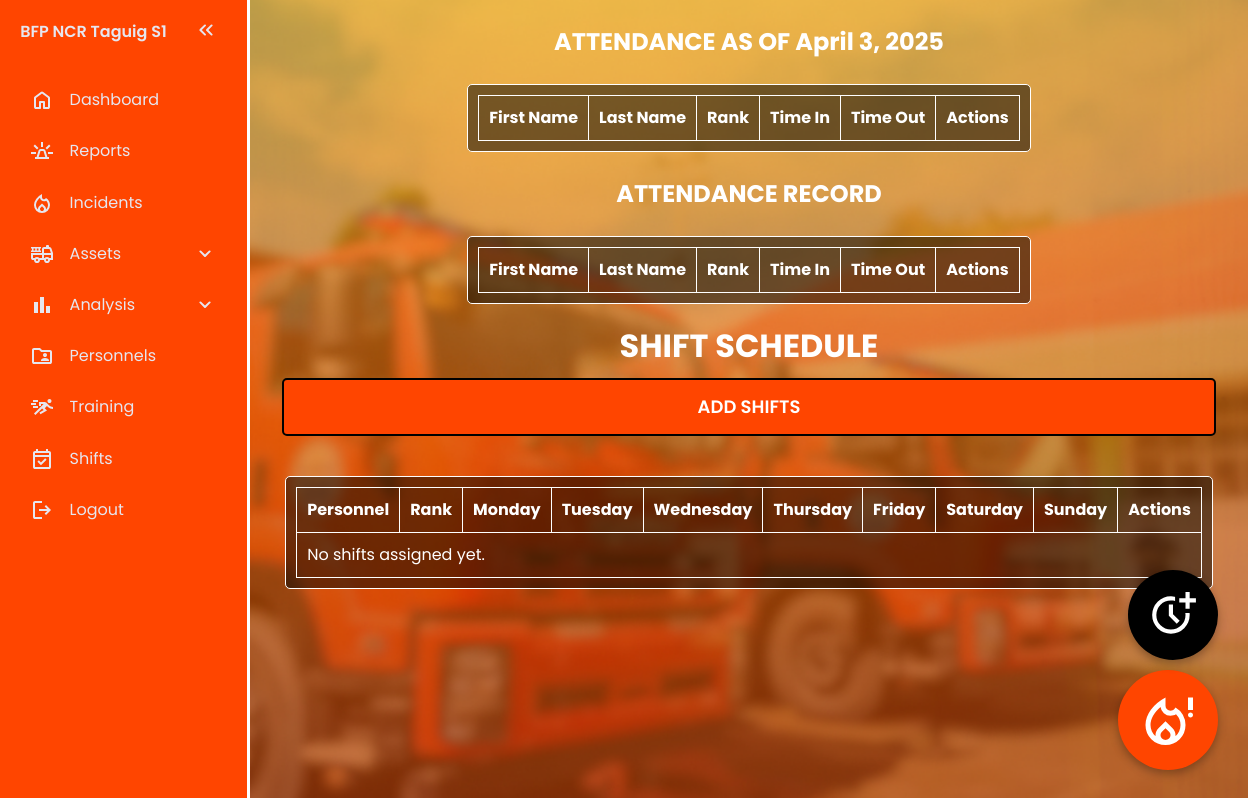
The page /shifts/ShiftsIndex.php (signed in) on the database as committed earlier.
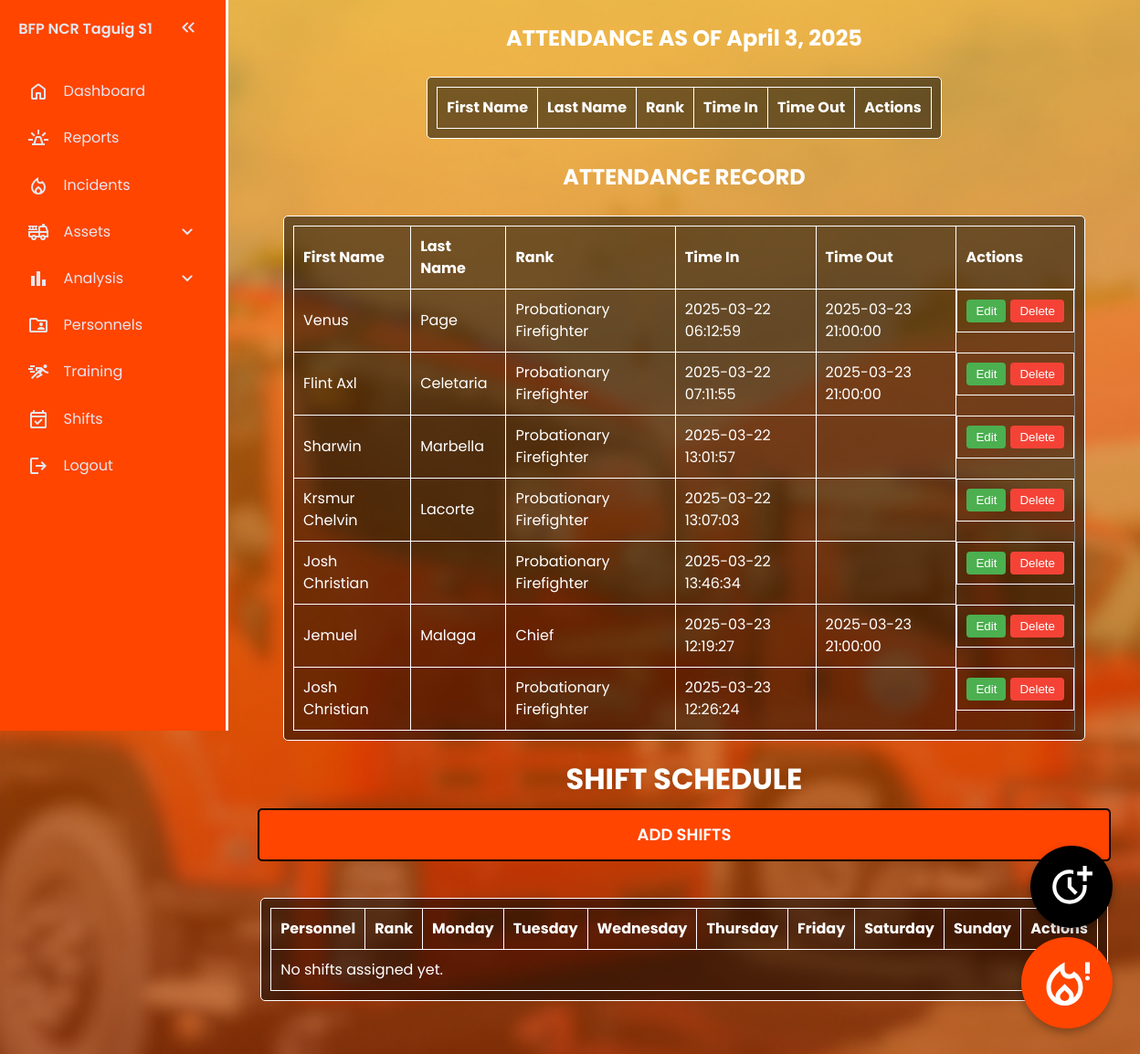
The same page on the database as committed later.
### tables this page shows
CREATE TABLE `attendance` (
  `attendance_id` int(11) NOT NULL,
  `personnel_id` int(11) DEFAULT NULL,
  `timestamp` timestamp NOT NULL DEFAULT current_timestamp(),
  `shift_id` int(11) DEFAULT NULL,
  `time_out` datetime DEFAULT NULL
);

CREATE TABLE `personnel` (
  `PersonnelID` int(11) NOT NULL,
  `RoleID` int(11) DEFAULT NULL,
  `RankID` int(11) DEFAULT NULL,
  `ShiftID` int(11) DEFAULT NULL,
  `FirstName` varchar(50) NOT NULL,
  `LastName` varchar(50) NOT NULL,
  `Email` varchar(100) NOT NULL,
  `PhoneNumber` varchar(20) NOT NULL,
  `Password` varchar(255) NOT NULL,
  `Profile` varchar(255) DEFAULT NULL
);

CREATE TABLE `ranks` (
  `rank_id` int(11) NOT NULL,
  `rank_name` varchar(50) NOT NULL
);

### shifts/ShiftsIndex.php (the view, shortened to what the changed rows need)
<?php
include('../includes/config.php');
$role_id = $_SESSION['role'] ?? null;
$is_admin = ($role_id == 4);
$todayDateFormatted = date("F j, Y");
$query_today = "
    SELECT
        a.attendance_id,
        p.FirstName,
        p.LastName,
        r.rank_name AS Rank,
        a.timestamp AS TimeIn,
        a.time_out AS TimeOut
    FROM
        attendance a
    JOIN
        personnel p ON a.personnel_id = p.PersonnelID
    JOIN
        ranks r ON p.RankID = r.rank_id
    WHERE
        DATE(a.timestamp) = CURDATE()
";
$result_today = mysqli_query($conn, $query_today);
$query_all = "
    SELECT
        a.attendance_id,
        p.FirstName,
        p.LastName,
        r.rank_name AS Rank,
        a.timestamp AS TimeIn,
        a.time_out AS TimeOut
    FROM
        attendance a
    JOIN
        personnel p ON a.personnel_id = p.PersonnelID
    JOIN
        ranks r ON p.RankID = r.rank_id
";
$result_all = mysqli_query($conn, $query_all);
?>
<!DOCTYPE html>
<html lang="en">
<head>
  <link rel="stylesheet" href="ShiftsIndex.css">
</head>
<body>
    <main>
        <div class="shifts-container">
            <h2>ATTENDANCE AS OF <?php echo $todayDateFormatted; ?></h2>
            <div class="attendance-table">
                <?php
                if ($result_today) {
                    echo "<table border='1'>
                            <tr>
                                <th>First Name</th>
                                <th>Last Name</th>
                                <th>Rank</th>
                                <th>Time In</th>
                                <th>Time Out</th>";
                    if ($role_id == 4) {
                        echo "<th>Actions</th>";
                    }
                    echo "</tr>";
                    echo "</table>";
                } else {
                    echo "Error fetching today's attendance records: " . mysqli_error($conn);
                }
                ?>
            </div>
            <?php if ($role_id == 4):  ?>
            <h2>ATTENDANCE RECORD</h2>
            <div class="attendance-table">
                <?php
                if ($result_all) {
                    echo "<table border='1'>
                            <tr>
                                <th>First Name</th>
                                <th>Last Name</th>
                                <th>Rank</th>
                                <th>Time In</th>
                                <th>Time Out</th>";
                    if ($role_id == 4) {
                        echo "<th>Actions</th>";
                    }
                    echo "</tr>";
                    while ($row = mysqli_fetch_assoc($result_all)) {
                        echo "<tr>
                                <td>{$row['FirstName']}</td>
                                <td>{$row['LastName']}</td>
                                <td>{$row['Rank']}</td>
                                <td>{$row['TimeIn']}</td>
                                <td>{$row['TimeOut']}</td>";
                        if ($role_id == 4) {
                            echo "<td class='action-buttons'>
                                    <button class='edit' onclick='editAttendance({$row['attendance_id']})'>Edit</button>
                                    <button class='delete' onclick='deleteAttendance({$row['attendance_id']})'>Delete</button>
                                </td>";
                        }
                        echo "</tr>";
                    }
                    echo "</table>";
                } else {
                    echo "Error fetching all attendance records: " . mysqli_error($conn);
                }
                ?>
            </div>
            <?php endif; ?>
            <h1>SHIFT SCHEDULE</h1>
                <div class="card shadow-lg">
                    <div class="card-body">
                        <div class="attendance-table">
                            <table class="table table-bordered table-striped">
                                <thead class="table-dark">
                                    <tr>
                                        <th>Personnel</th>
                                        <th>Rank</th>
                                        <th>Monday</th>
                                        <th>Tuesday</th>
                                        <th>Wednesday</th>
                                        <th>Thursday</th>
                                        <th>Friday</th>
                                        <th>Saturday</th>
                                        <th>Sunday</th>
                                        <?php if ($is_admin || $role_id == 4): ?>
                                            <th>Actions</th>
                                        <?php endif; ?>
                                    </tr>
                                </thead>
                            </table>
                        </div>
                    </div>
                </div>
        </div>
    </main>
</body>
</html>

Rows that differ between the two databases and show on the page:
added attendance: personnel.FirstName "Venus", personnel.LastName "Page", ranks.rank_name "Probationary Firefighter", timestamp "2025-03-22 06:12:59", time_out "2025-03-23 21:00:00"
added attendance: personnel.FirstName "Flint Axl", personnel.LastName "Celetaria", ranks.rank_name "Probationary Firefighter", timestamp "2025-03-22 07:11:55", time_out "2025-03-23 21:00:00"
added attendance: personnel.FirstName "Sharwin", personnel.LastName "Marbella", ranks.rank_name "Probationary Firefighter", timestamp "2025-03-22 13:01:57"
added attendance: personnel.FirstName "Krsmur Chelvin", personnel.LastName "Lacorte", ranks.rank_name "Probationary Firefighter", timestamp "2025-03-22 13:07:03"
added attendance: personnel.FirstName "Josh Christian", ranks.rank_name "Probationary Firefighter", timestamp "2025-03-22 13:46:34"
added attendance: personnel.FirstName "Jemuel", personnel.LastName "Malaga", ranks.rank_name "Chief", timestamp "2025-03-23 12:19:27", time_out "2025-03-23 21:00:00"
added attendance: personnel.FirstName "Josh Christian", ranks.rank_name "Probationary Firefighter", timestamp "2025-03-23 12:26:24"
